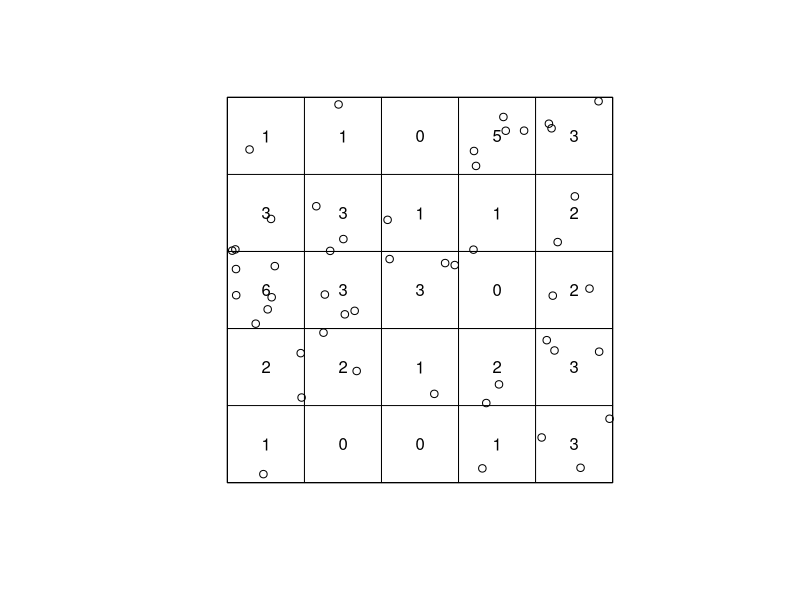
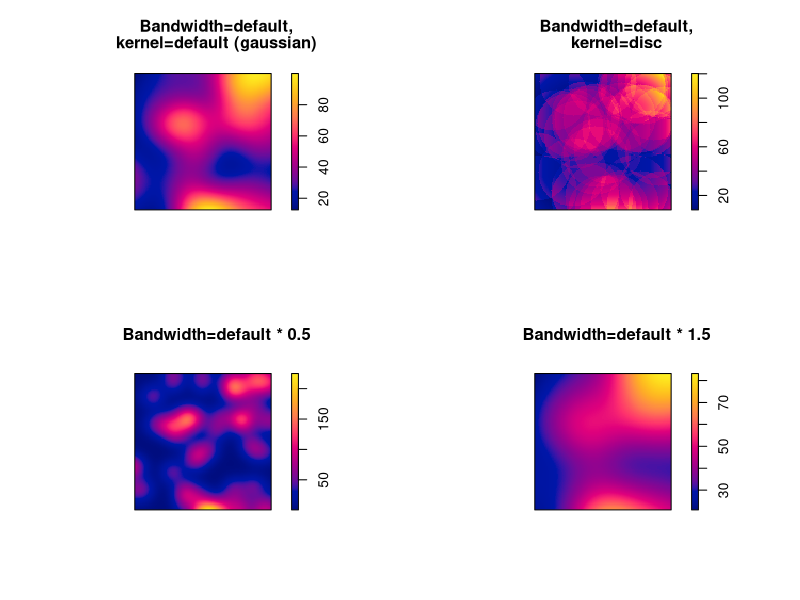
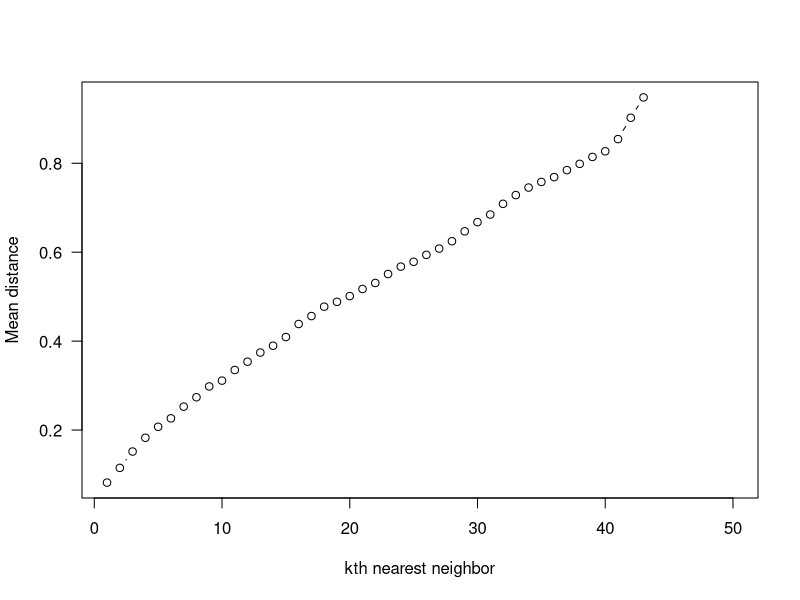
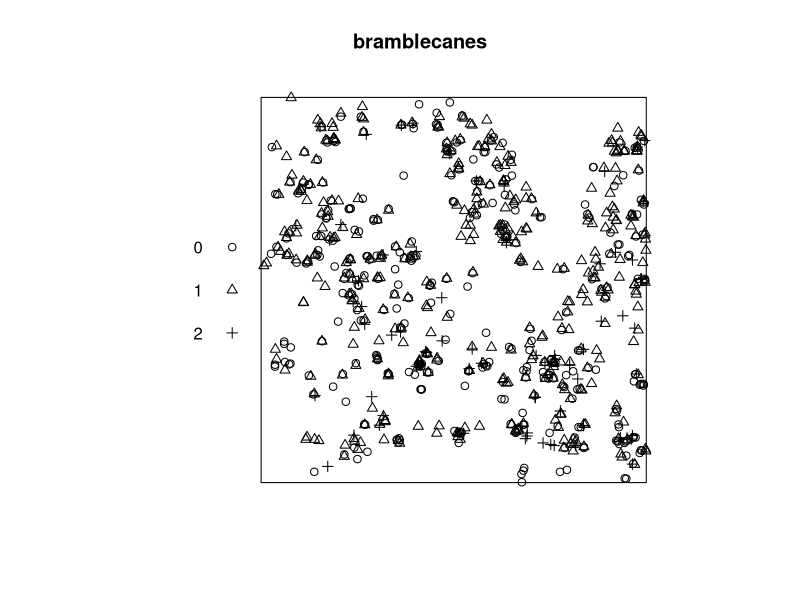
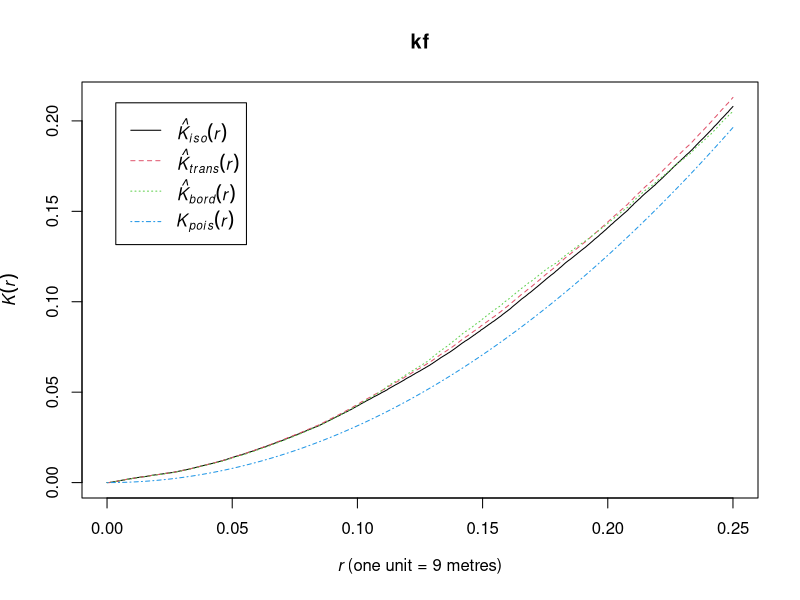
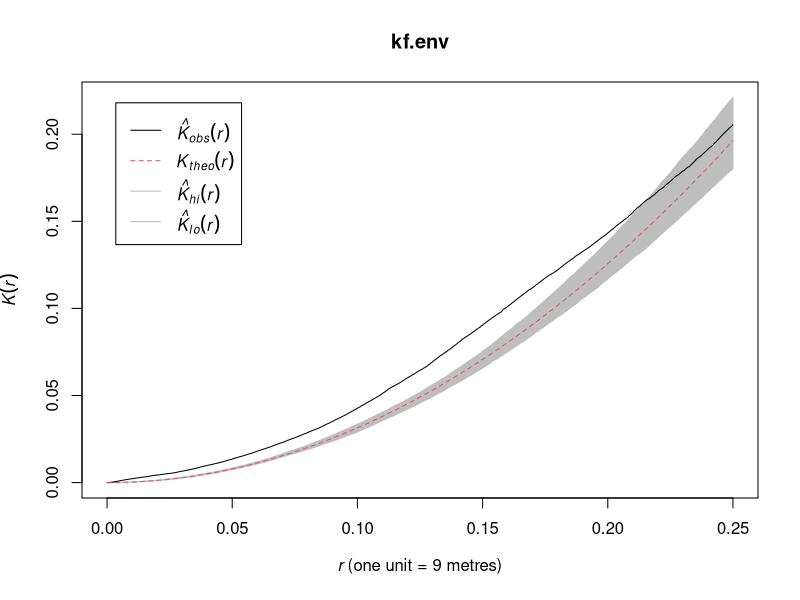
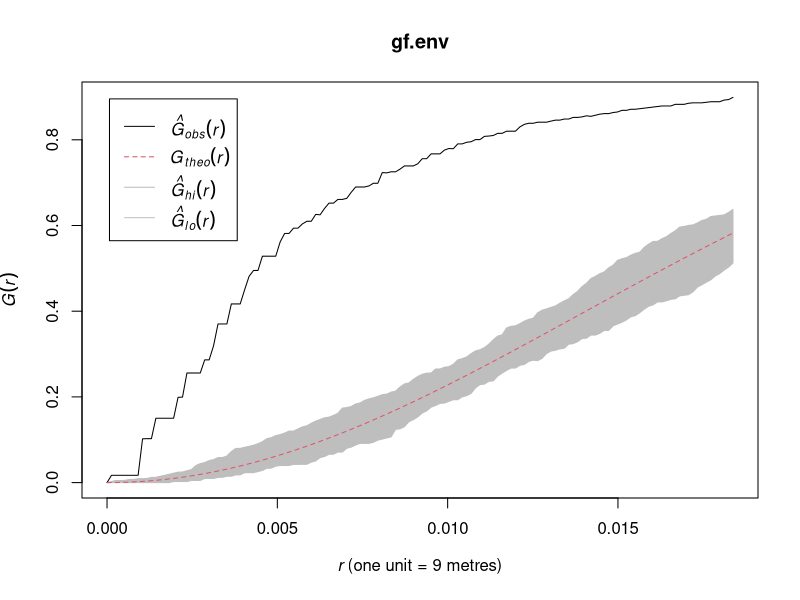

R code for these plots, in order:
## ---- chunk 1
#| include: false
library(spatstat)
## ---- chunk 2
#| fig-width: 5
#| fig-height: 5
nclust <- function(x0, y0, radius, n) {
              return(runifdisc(n, radius, centre=c(x0, y0)))
            }
x <- rpoispp(lambda =50)
Q = quadratcount(x)
plot(x, main="")
plot(Q, add=TRUE)
## ---- chunk 3
#| echo: true
#| warning: false

library(spatstat)

x <- rpoispp(lambda =50)
K0 <- density(x)
K1 <- density(x, adjust=0.5)
K2 <- density(x, adjust=1.5)
K3 <- density(x, kernel="disc")
## ---- chunk 4
par(mfrow=c(2,2))
plot(K0, main="Bandwidth=default,\nkernel=default (gaussian)")
plot(K3, main="Bandwidth=default,\nkernel=disc")
plot(K1, main="Bandwidth=default * 0.5")
plot(K2, main="Bandwidth=default * 1.5")
par(mfrow=c(1,1))
## ---- chunk 5
#| echo: true

ANN <- apply(nndist(x, k=1:50),2,FUN=mean)
plot(ANN ~ eval(1:50), type="b", main=NULL, las=1, 
     xlab="kth nearest neighbor", ylab="Mean distance")
## ---- chunk 6
#| fig-width: 4
#| fig-height: 4
data(bramblecanes)
plot(bramblecanes)
## ---- chunk 7
#| echo: true
kf <- Kest(bramblecanes, correction-"border")
plot(kf)
## ---- chunk 8
#| echo: true
kf.env <- envelope(bramblecanes, correction="border", envelope = FALSE, verbose = FALSE)
plot(kf.env)
## ---- chunk 9
#| fig-width: 5
#| fig-height: 5
gf.env <- envelope(bramblecanes, Gest, correction="border", verbose = FALSE)
plot(gf.env)
